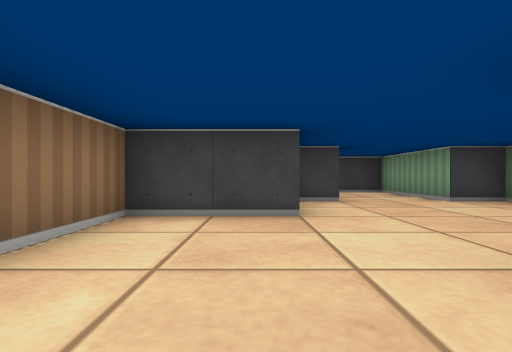
[1] (above)

18 first-person views from a walk through a cub3D level. The camera is about half as high as the walls, looks level and sees 80° across. The floor is counted in squares. Each view is taken from the middle of a square. On the plan, view 1 faces up. The plan holds only what a view shows up to about 9 squares ahead; the rest is blank.

[2]
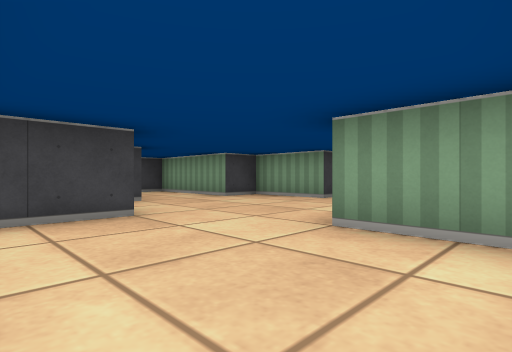

[3]
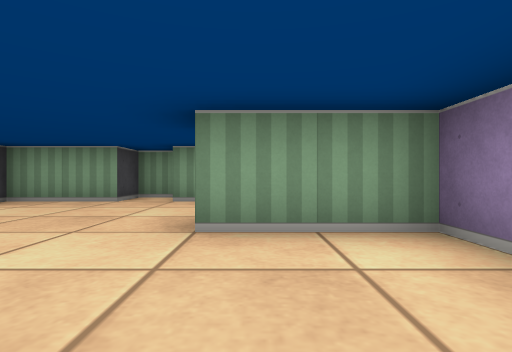

[4]
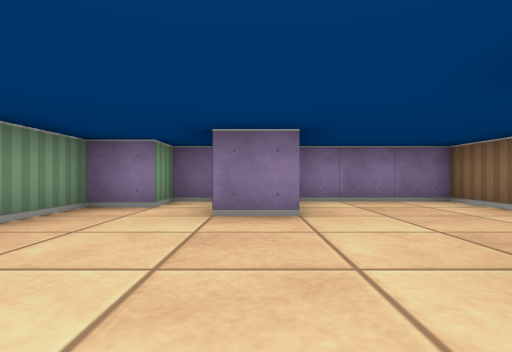

[5]
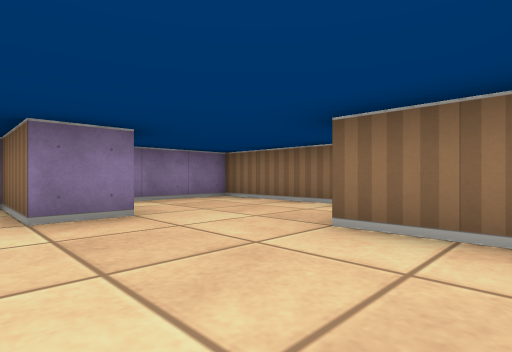

[6]
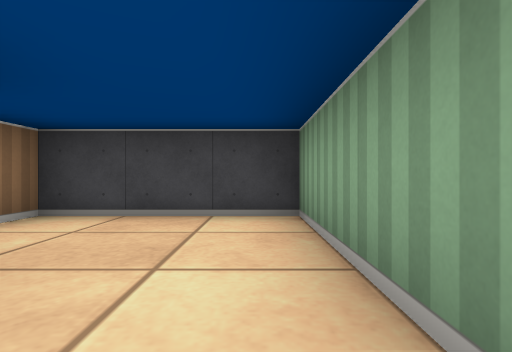

[7]
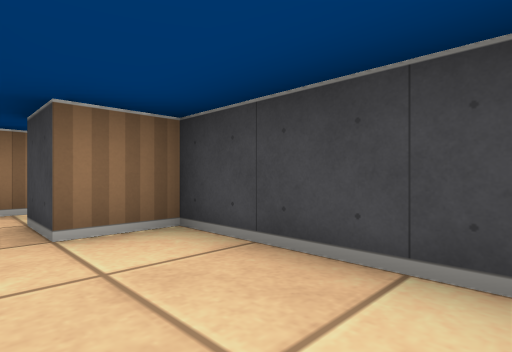

[8]
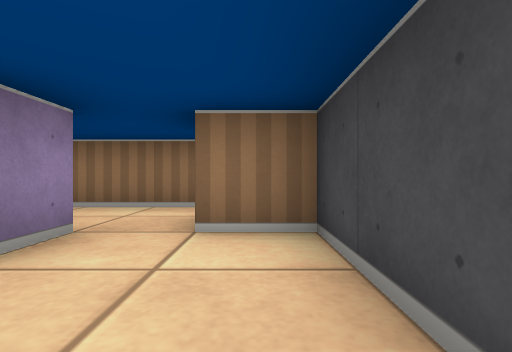

[9]
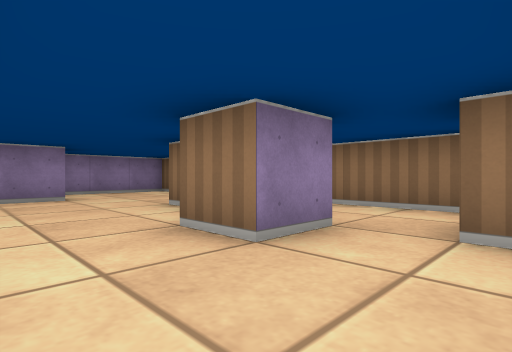

[10]
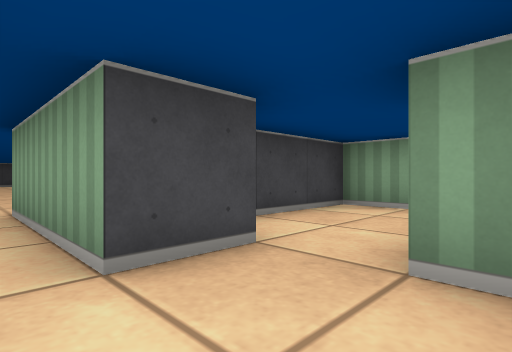

[11]
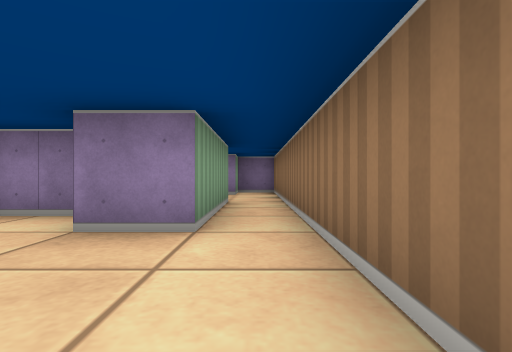

[12]
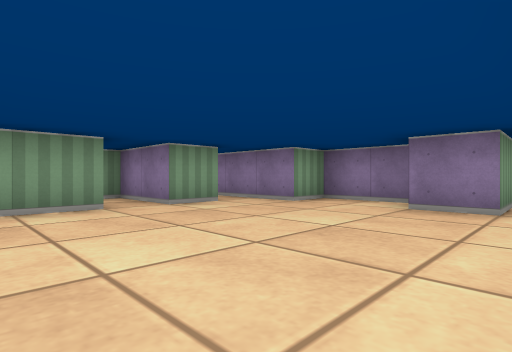

[13]
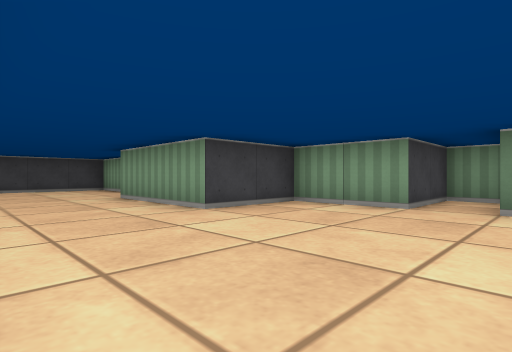

[14]
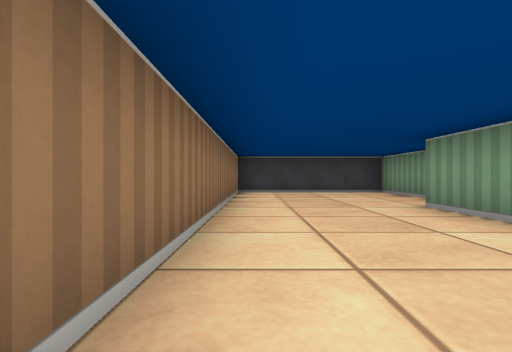

[15]
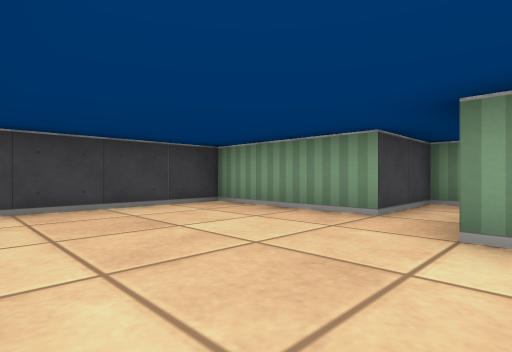

[16]
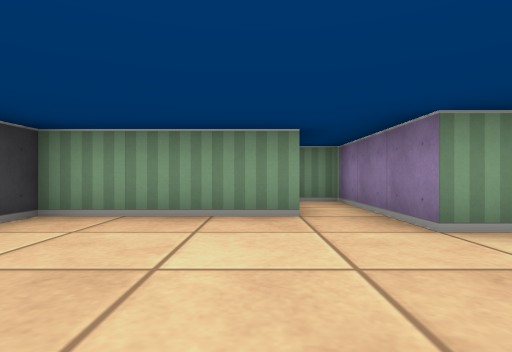

[17]
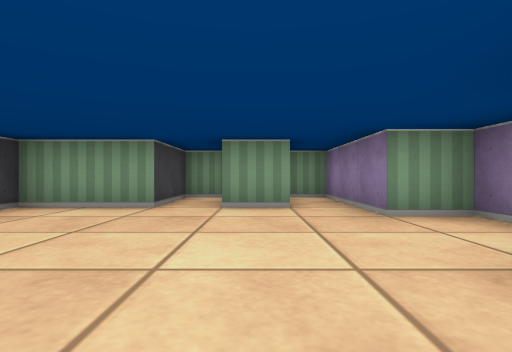

[18]
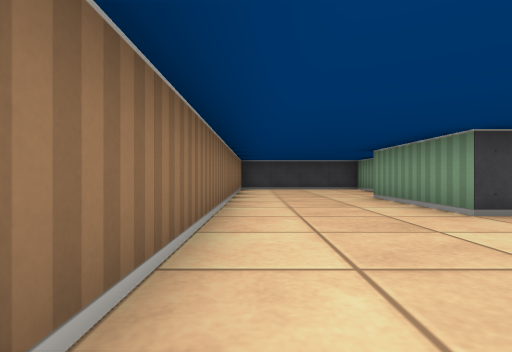

### Floor plan
Points are (right, up) in squares from view 1. A wall is a line through its corners. A room is listed if a view was taken in it or the views show most of it. See-through windows are left out.
Room 1 (views 1, 2, 3, 4, 5, 6, 7, 8, 9)
walls: (0.5, 4.9) (0.5, 3.5) (-1.5, 3.5) (-1.5, -0.5) (1.5, -0.5) (1.5, 1.5) (2.5, 1.5) (2.5, -0.5) (3.5, -0.5) (3.5, 0.5) (4.5, 0.5) (4.5, 2.5); (5.5, 2.8) (5.5, 3.5) (4.5, 3.5) (4.5, 5.5) (3.5, 5.5) (3.5, 8.5) (0.5, 8.5) (0.5, 7.5); (1.5, 6.5) (1.5, 5.5) (0.8, 5.5)
ways out: opening at (0.5, 7) to room 2
Room 2 (view 10)
walls: (0.4, 6.5) (1.5, 6.5); (0.5, 7.5) (-0.5, 7.5) (-0.5, 10.5); (-0.5, 4.9) (-0.5, 5.4); (-1.5, 10.4) (-1.5, 4.5) (-0.5, 4.5)
ways out: opening at (0.5, 7) to room 1; opening at (-1, 10) to room 3
Room 3 (views 11, 12, 13, 14, 15, 16, 17, 18)
walls: (3.5, 11.5) (3.5, 12.5) (5.5, 12.5) (5.5, 13.5) (3.5, 13.5) (3.5, 15.5) (1.5, 15.5) (1.5, 18.5) (4.5, 18.5) (4.5, 19.5) (2.5, 19.5) (2.5, 22.5) (-1.5, 22.5); (-0.5, 10.5) (0.5, 10.5); (0.8, 9.5) (2.5, 9.5) (2.5, 10.5) (5.5, 10.5) (5.5, 11.4); (-1.5, 22.1) (-1.5, 10.4)
ways out: opening at (-1, 10) to room 2

Positions as (right, up) in squares from view 1, and headings:
1: (0, 0), facing up
2: (-1, 0), facing up-right
3: (-1, 1), facing right
4: (2, 5), facing down
5: (3, 5), facing down-left
6: (3, 5), facing up
7: (3, 7), facing up-left
8: (3, 8), facing left
9: (3, 8), facing down-left
10: (-1, 6), facing up-right
11: (-1, 13), facing down
12: (-1, 15), facing down-right
13: (-1, 12), facing up-right
14: (-1, 14), facing up
15: (-1, 18), facing up-right
16: (-1, 20), facing right
17: (-1, 12), facing right
18: (-1, 12), facing up
